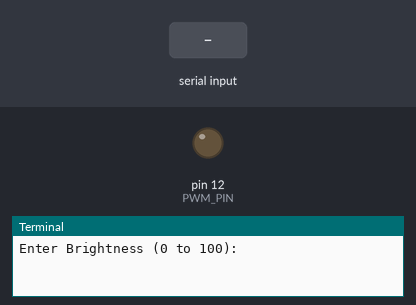
Bench run of a program on a simulated Raspberry Pi (header pin numbers). Parts: output pins drawn as LEDs (lit = HIGH), the last lines printed to the terminal. The test bench sets the inputs (shaded band).

Above: at 1.2 s.
1.3 s: "5" typed at the terminal
At 2.5 s:
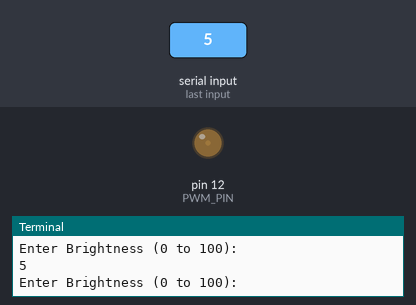
2.8 s: "90" typed at the terminal
At 3.8 s:
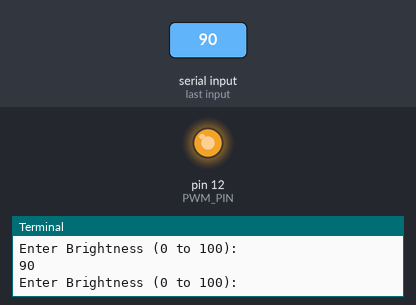
Timing chart, 0 to 5.8 s (numbered marks = the images above; inputs shaded):
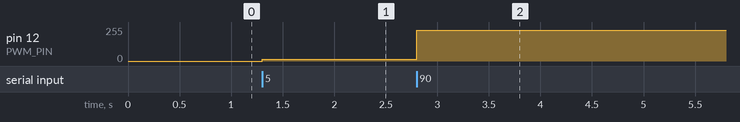

Measured:
- after the input at 1.3 s, pin 12 (PWM_PIN): 0/255 → 13/255 at once
- after the input at 2.8 s, pin 12 (PWM_PIN): 13/255 → 230/255 at once

The program:

pwm_led.py
```python
# (licence header left out)
import RPi.GPIO as GPIO
import time

GPIO.setmode(GPIO.BOARD)
PWM_PIN = 12
GPIO.setup(PWM_PIN, GPIO.OUT)

pwm = GPIO.PWM(PWM_PIN, 500)
pwm.start(0)

try:
    while True:
        duty_s = raw_input("Enter Brightness (0 to 100):")
        duty = int(duty_s)

        if duty >= 0 and duty <=100 :
            pwm.ChangeDutyCycle(duty)

except KeyboardInterrupt:
    print "Exception: KeyboardInterrupt"

finally:
    pwm.stop()
    GPIO.cleanup()
```
